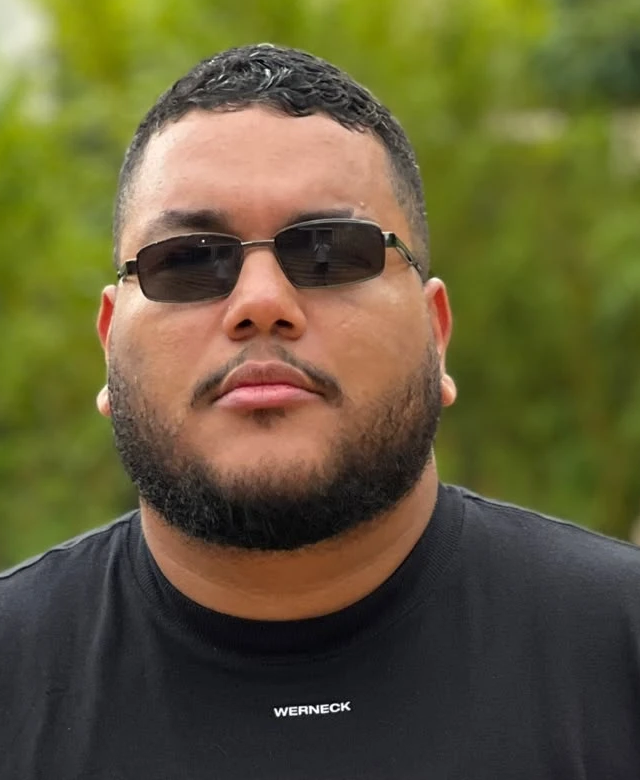
#> input picture banners-julio-pistolada/referencias/01-rosto-frente.png, 640 x 780 px, given in place of 2.jpg, which was not available
$ python gerar_character_sheet.py referencias/01-rosto-frente.png referencias/02-rosto-3-4-oculos-vermelho.png
#> lines starting #> are read from the running program, lines starting #| are printed output that depends on the picture
import sys, os
from PIL import Image, ImageDraw, ImageFont, ImageOps

IMG, OUT = sys.argv[1], sys.argv[2]
os.makedirs(OUT + "/referencias", exist_ok=True)
F = "/usr/share/fonts/truetype/dejavu/DejaVuSans-Bold.ttf"
FR = "/usr/share/fonts/truetype/dejavu/DejaVuSans.ttf"
font = lambda s, b=True: ImageFont.truetype(F if b else FR, s)

PINK, PURPLE, BG, PANEL, WHITE, GREEN = (255, 46, 160), (140, 70, 255), (18, 14, 28), (34, 26, 50), (245, 245, 250), (83, 252, 24)

body = Image.open(IMG + "/2.jpg").convert("RGB")
#> body is the input picture: PIL image 640x780 RGB; mean R, G, B 98.5, 91.3, 55.7
front_src = Image.open(IMG + "/3.webp").convert("RGB")
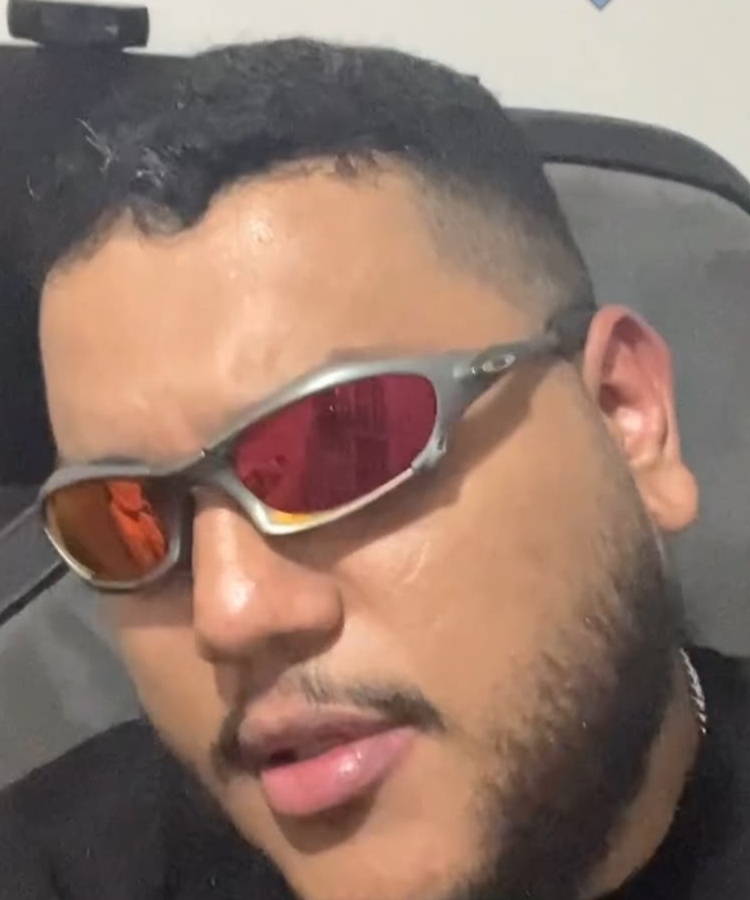
#> input picture banners-julio-pistolada/referencias/02-rosto-3-4-oculos-vermelho.png, 750 x 900 px, given in place of 3.webp, which was not available
#> front_src is the input picture: PIL image 750x900 RGB; mean R, G, B 140.6, 115.4, 103.3
tq_src = Image.open(IMG + "/4.jpg").convert("RGB")

crops = {
    "01-rosto-frente": front_src.crop((420, 120, 1060, 900)),
    "02-rosto-3-4-oculos-vermelho": tq_src.crop((150, 250, 900, 1150)),
    "03-corpo-inteiro": body,
    "04-detalhe-oculos": tq_src.crop((170, 540, 800, 900)),
    "05-detalhe-barba": front_src.crop((500, 400, 880, 700)),
    "06-detalhe-relogio": body.crop((600, 1260, 860, 1460)),
}
for k, v in crops.items():
    v.save(f"{OUT}/referencias/{k}.png")
#> this loop made 6 passes
#> k on passes 1 to 6: '01-rosto-frente', '02-rosto-3-4-oculos-vermelho', '03-corpo-inteiro', '04-detalhe-oculos', '05-detalhe-barba', '06-detalhe-relogio'
#> pass 1, `v.save(f"{OUT}/referencias/{k}.png")`:
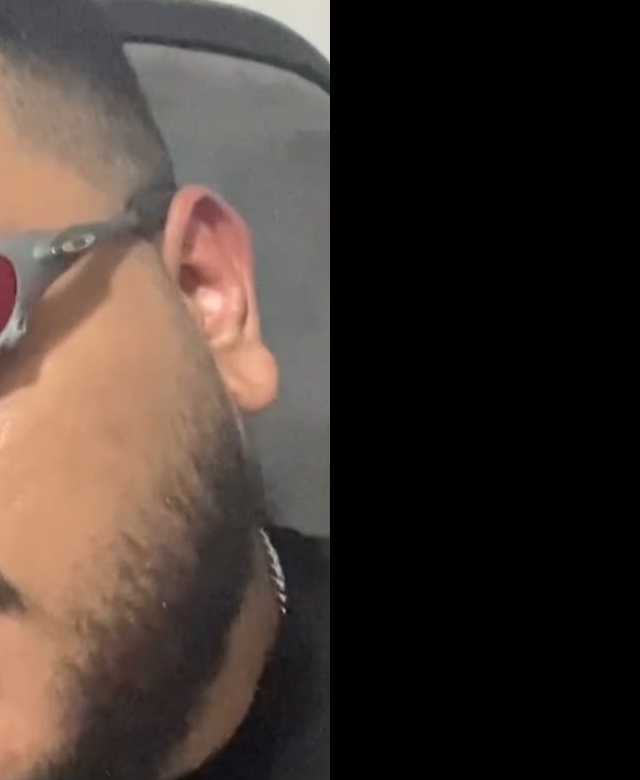
#> saved as 01-rosto-frente.png: PIL image 640x780 RGB; mean R, G, B 66.5, 54.9, 48.6
#> pass 2, `v.save(f"{OUT}/referencias/{k}.png")`:
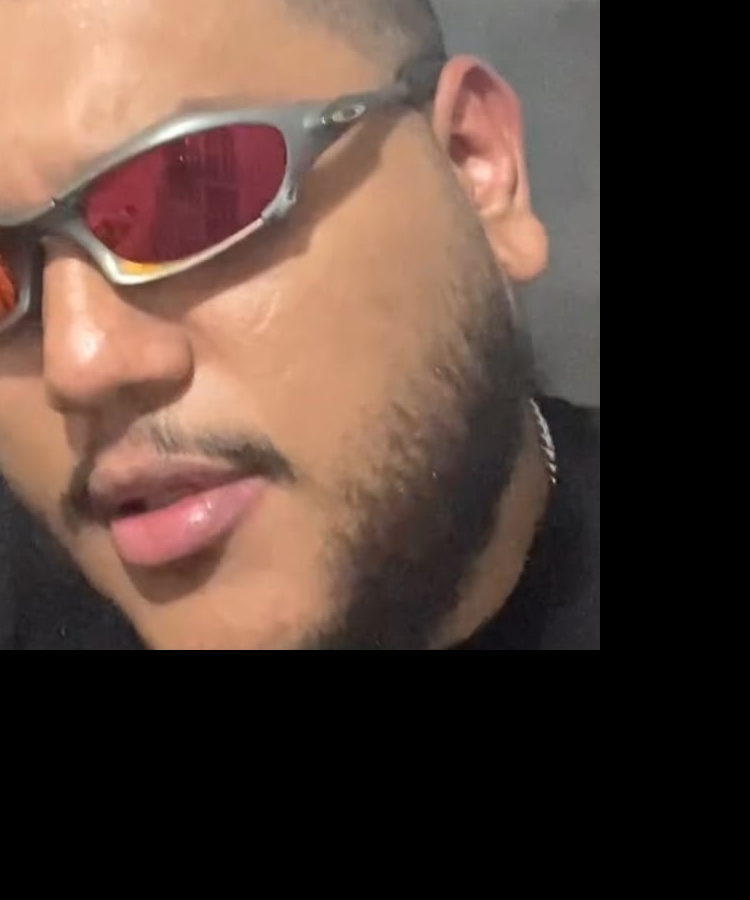
#> saved as 02-rosto-3-4-oculos-vermelho.png: PIL image 750x900 RGB; mean R, G, B 85.5, 65, 55.7

# colour swatches sampled from the photos
def avg(im, box, cond=lambda p: True):
#> (the run stopped early here; a loop or call above may not have finished)
